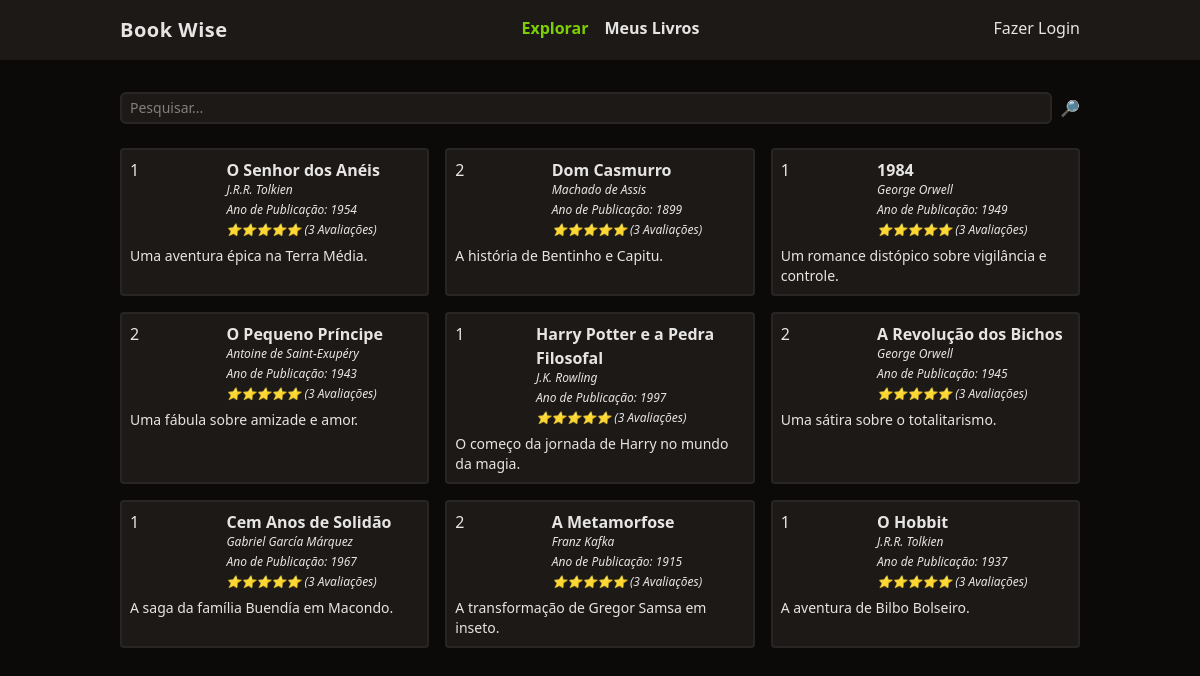
Before: / with the older database file.
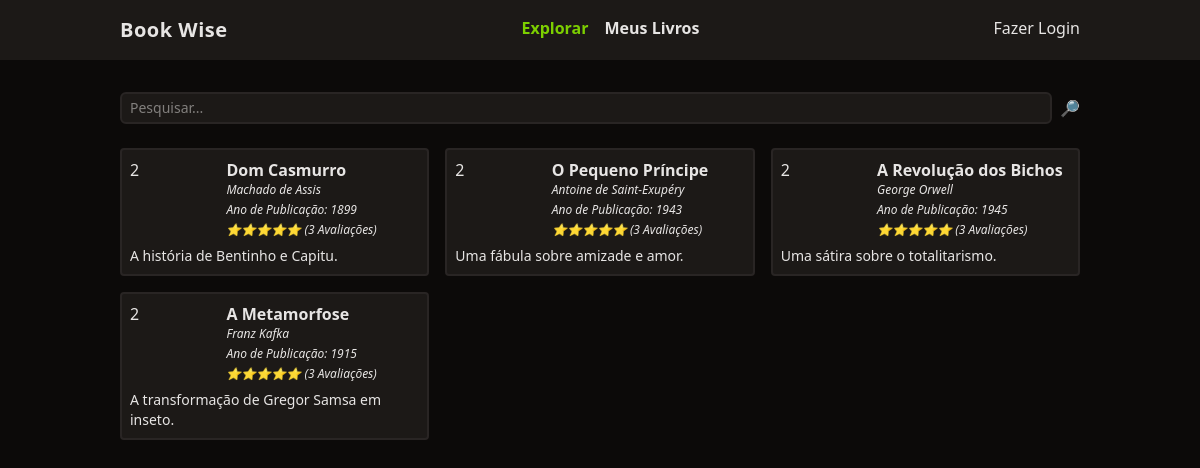
After: the same page with the newer database file.
### tables this page shows
CREATE TABLE books (
  id integer primary key,
  title varchar(255),
  author varchar(255),
  description text,
  year_of_release integer,
  user_id integer,
  foreign key(user_id) references users(id) on delete cascade
);

### functions.php (called while the page is built, shortened)
<?php
  function view($view, $data = []) {
    require 'views/template/app.php';
  }
  function auth() {
    if (! isset($_SESSION['auth'])) {
      return null;
    }
    return $_SESSION['auth'];
  }

### controllers/index.controller.php (called while the page is built)
<?php
  $search = $_REQUEST['search'] ?? '';
  $books = $database->query(
    query:"select * from books where title like :search",
    class: Book::class,
    params: ['search' => "%$search%"]
  )->fetchAll();
  view('index', compact('books'));

### routes.php (called while the page is built, shortened)
<?php
$controller = str_replace('/', '', parse_url($_SERVER['REQUEST_URI'])['path']);
if (!$controller) $controller = 'index';
require "controllers/{$controller}.controller.php";

### index.php (called while the page is built, shortened)
<?php
  require "functions.php";
  $config = require 'config.php';
  require "Database.php";
  require "routes.php";

### config.php (called while the page is built)
<?php
  return [
    'database' => [
      'driver' => 'sqlite',
      'database' => 'database.sqlite'
    ]
  ];

### database.php (called while the page is built)
<?php
  class Database {
    private $db;
    public function __construct($config) {
      $this->db = new PDO($this->getDsn($config));
    }
    private function getDsn($config) {
      $driver = $config['driver'];
      unset($config['driver']);
      $dsn = $driver . ':' . http_build_query($config, '', ';');
      if ($driver == 'sqlite') {
        $dsn = $driver . ':' . $config['database'];
      }
      return $dsn;
    }
    public function query($query, $class = null, $params = []) {
      $prepare = $this->db->prepare($query);
      if($class) {
        $prepare->setFetchMode(PDO::FETCH_CLASS, $class);
      }
      $prepare->execute($params);
      return $prepare;
    }
  }
  $database = new Database($config['database']);

### views/index.view.php (the view)
<form class="w-full flex space-x-2">
  <input
    type="text"
    name="search"
    class="border-stone-800 border-2 rounded-md bg-stone-900 text-sm focus:outline-none px-2 py-1 w-full"
    placeholder="Pesquisar..."
  >
  <button type="submit">🔎</button>
</form>
<section class="grid gap-4 grid-cols-1 md:grid-cols-2 lg:grid-cols-3">
  <?php foreach ($books as $book): ?>
    <div class="p-2 rounded border-stone-800 border-2 bg-stone-900">
      <div class="flex">
        <div class="w-1/3">
          <?= $book->user_id ?>
        </div>
        <div class="space-y-1">
          <a href="/book?id=<?= $book->id ?>" class="font-semibold hover:underline">
            <?= $book->title ?>
          </a>
          <div class="text-xs italic">
            <?= $book->author ?>
          </div>
          <div class="text-xs italic">
            Ano de Publicação: <?= $book->year_of_release ?>
          </div>
          <div class="text-xs italic">⭐⭐⭐⭐⭐ (3 Avaliações)</div>
        </div>
      </div>
      <div class="text-sm mt-2">
        <?= $book->description ?>
      </div>
    </div>
  <?php endforeach ?>
</section>

### views/template/app.php (shortened to what this page needs)
<!DOCTYPE html>
<html lang="en">
<head>
  <script src="https://cdn.jsdelivr.net/npm/@tailwindcss/browser@4"></script>
</head>
<body class="bg-stone-950 text-stone-200">
  <header class="bg-stone-900">
    <nav class="mx-auto max-w-screen-lg flex justify-between px-8 py-4">
      <div class="font-bold text-xl tracking-wide">Book Wise</div>
        <ul class="flex space-x-4 font-bold">
          <li><a href="/" class="text-lime-500">Explorar</a></li>
          <li><a href="/meus-livros.php" class="hover:underline">Meus Livros</a></li>
        </ul>
        <ul>
          <?php if (auth()): ?>
            <li><a href="/logout">Oi, <?= auth()->name ?></a></li>
            <?php else: ?>
              <li><a href="/login">Fazer Login</a></li>
            <?php endif; ?>
        </ul>
    </nav>
  </header>
  <main class="mx-auto max-w-screen-lg space-y-6 p-8">
    <?php require "views/{$view}.view.php"; ?>
  </main>
</body>
</html>

Changed rows visible on the page:
removed books: user "1", title "O Senhor dos Anéis", author "J.R.R. Tolkien", year_of_release "1954", description "Uma aventura épica na Terra Média."
removed books: user "1", title "1984", author "George Orwell", year_of_release "1949", description "Um romance distópico sobre vigilância e controle."
removed books: user "1", title "Harry Potter e a Pedra Filosofal", author "J.K. Rowling", year_of_release "1997", description "O começo da jornada de Harry no mundo da magia."
removed books: user "1", title "Cem Anos de Solidão", author "Gabriel García Márquez", year_of_release "1967", description "A saga da família Buendía em Macondo."
removed books: user "1", title "O Hobbit", author "J.R.R. Tolkien", year_of_release "1937", description "A aventura de Bilbo Bolseiro."
